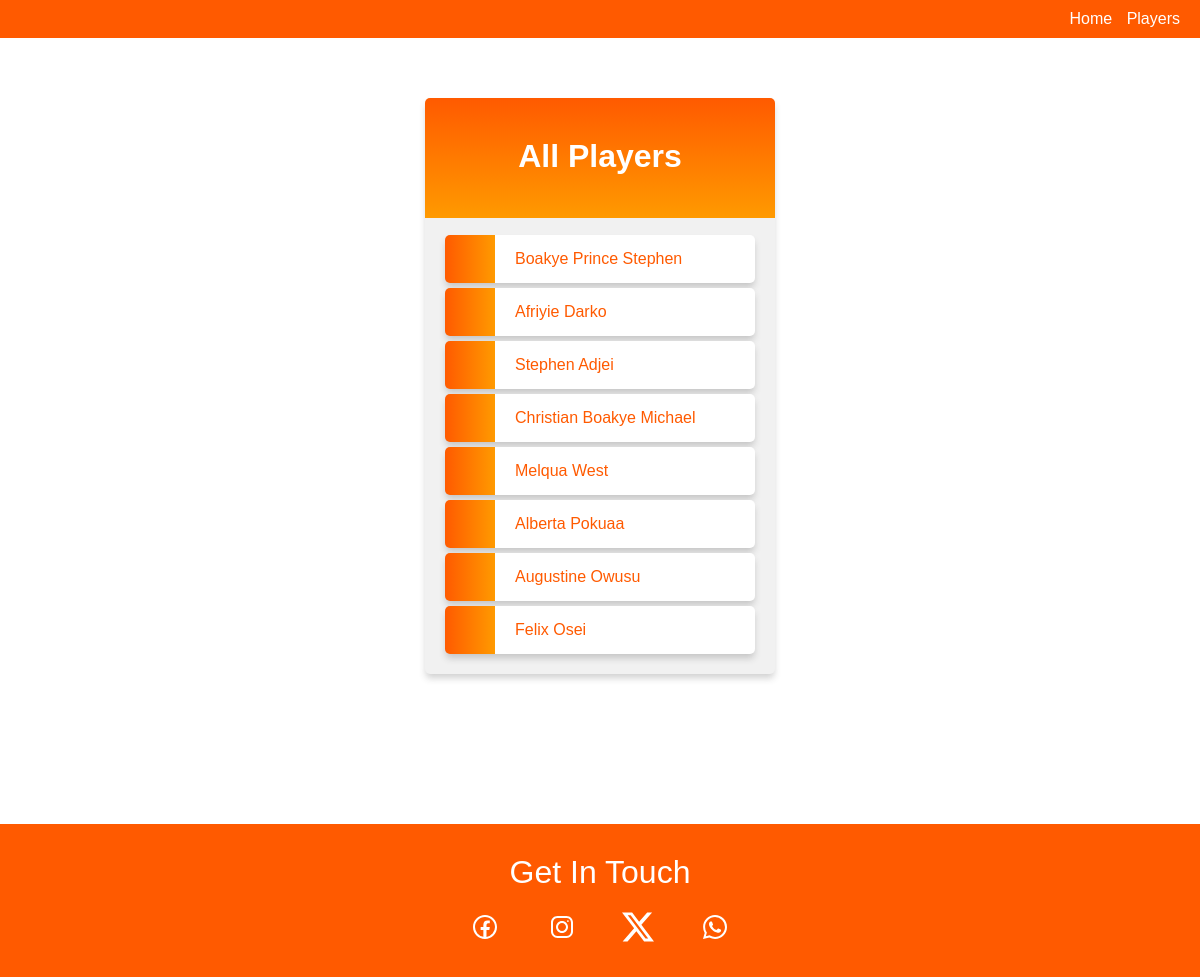
Page /players/ on the earlier database version.
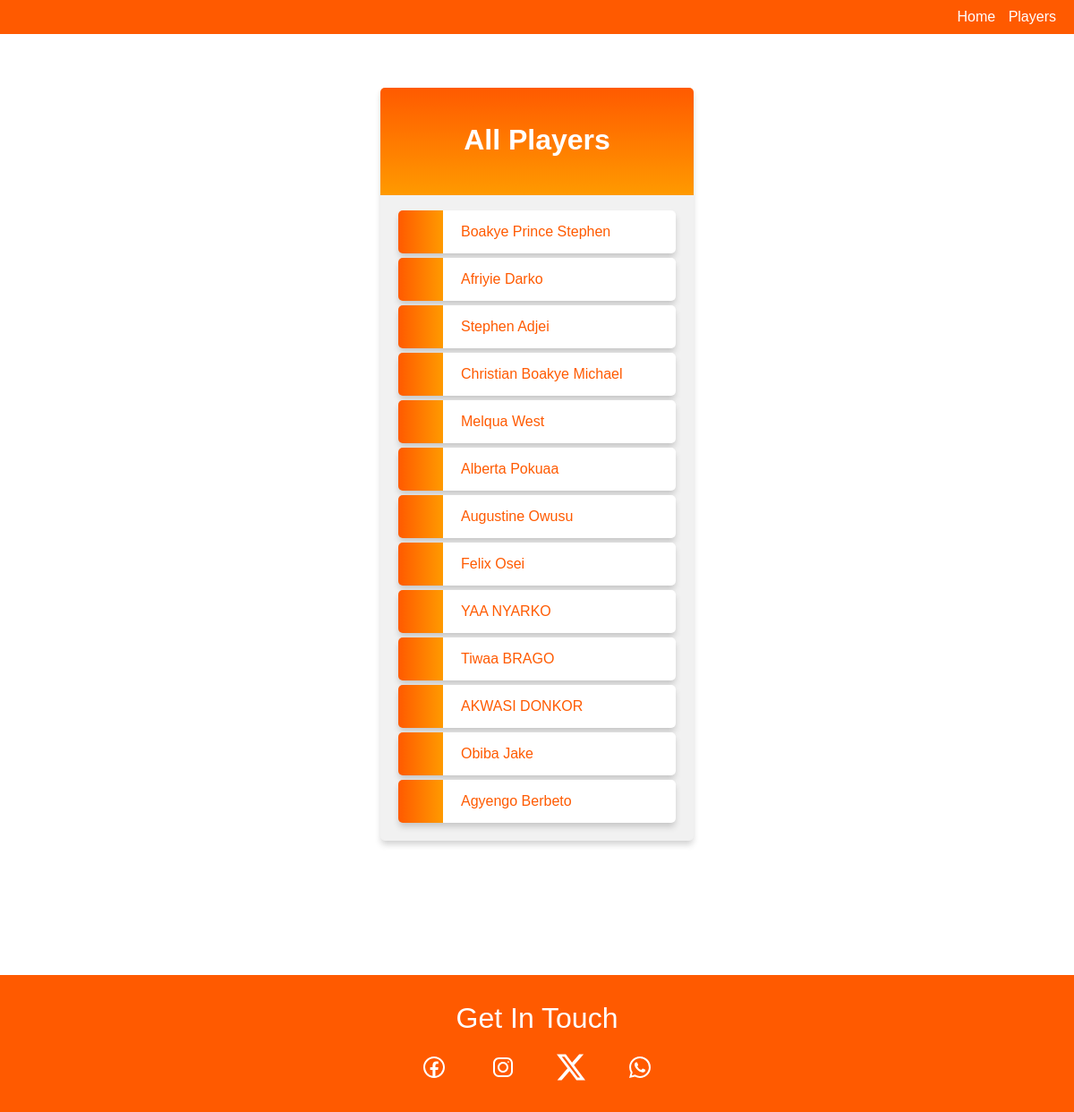
Same page on the later database version.
### kotoko/models.py (models this page shows, shortened)
class Player(models.Model):
    first_name = models.CharField(max_length=100)
    last_name = models.CharField(max_length=100)
    address = models.CharField(max_length=100)
    email = models.EmailField(max_length=100)
    member_since = models.DateField(auto_now_add=True, blank=False, null=False)

### kotoko/views.py (the view)
# urls.py: path('players/', views.list_players, name='players'),
def list_players(request):
    player = Player.objects.values()
    context = {
        'object': player
    }
    return render(request, 'players.html', context)

### kotoko/templates/players.html (shortened to what this page needs)
{% extends "master.html" %}
    {% block content %}
    <main class="container">
        <h1 class="player">All Players</h1>
        <ul>
            {% for player in object %}
            <li><a href="/about/{{player.id}}">{{ player.first_name }} {{ player.last_name }}</a></li>
            {% endfor %}
        </ul>
    </main>
    {% endblock content %}

### kotoko/templates/master.html (shortened to what this page needs)
{% load static %}
<!DOCTYPE html>
<html lang="en">
<head>
    <link rel="stylesheet" href="{% static 'style.css' %}">
</head>
<body>
    <nav class="nav-bar">
        <a href="/home">Home</a>
        <a href="/players">Players</a>
    </nav>
    {% block content %}
    {% endblock %}
    <footer class="buttom-section">
        <div class="icons">
            <p id="get-in-touch">Get in touch</p>
            <div class="socials">
                <a href="#"><img src="{% static 'facebook.svg' %}" alt="facebook Icon" class="icon"></a>
                <a href="#"><img src="{% static 'instagram.svg' %}" alt="Instagram Icon" class="icon"></a>
                <a href="#"><img src="{% static 'x.svg' %}" alt="x icon" class="icon"></a>
                <a href="#"><img src="{% static 'whatsapp.svg' %}" alt="whatsapp icon" class="icon"></a>
            </div>
        </div>
    </footer>
</body>
</html>

### globalstyle/style.css (style rules this page uses)
* { padding: 0; border: 0; margin: 0; box-sizing: border-box; }
.nav-bar { background-color:#ff5a00; color:#ffffff; padding:10px; text-align: right; font-weight: 300; font-family: Poppins, Arial, Helvetica, sans-serif; }
.nav-bar a:link, .nav-bar a:visited { text-decoration: none; color: #ffffff; margin-right: 10px; }
.container { background-color: #f1f1f1; background-image: linear-gradient(to bottom, #ff5a00, #ff9a00); background-size: 100% 120px; background-repeat: no-repeat; margin: 60px auto; width: 350px; border-radius: 5px; box-shadow: 0 5px 7px -1px rgba(51, 51, 51, 0.23); padding: 20px; }
.container h1 { text-align: center; color:#ffffff; margin:20px 0 60px 0; font-family: 'Big Shoulders Display', Arial, Helvetica, sans-serif; text-transform: capitalize; }
ul { list-style-type: none; padding: 0; margin: 0; }
li { font-family: Poppins, Arial, Helvetica, sans-serif; background-color: #ffffff; background-image: linear-gradient(to right, #ff5a00, #ff9a00); background-size: 50px 60px; background-repeat: no-repeat; cursor: pointer; transition: transform .20s; border-radius: 5px; box-shadow: 0 5px 7px -1px rgba(51, 51, 51, 0.23); padding: 15px; padding-left: 70px; margin-top: 5px; }
a:link, a:visited { color: #ff5a00; text-decoration: none; }
.icons { font-family: Poppins, Arial, Helvetica, sans-serif; justify-content: center; align-items: center; background-color: #ff5a00; padding: 30px 0; margin: 150px 0 0; }
#get-in-touch { font-family: 'Big Shoulders Display', Arial, Helvetica, sans-serif; color: #ffffff; text-align: center; font-size: 2rem; text-transform: capitalize; }
.socials { margin-top: 20px; text-align: center; }
.icon { margin: 0 20px; }

Differences in the rows shown:
added Player: first_name "YAA", last_name "NYARKO"
added Player: first_name "Tiwaa", last_name "BRAGO"
added Player: first_name "AKWASI", last_name "DONKOR"
added Player: first_name "Obiba", last_name "Jake"
added Player: first_name "Agyengo", last_name "Berbeto"
